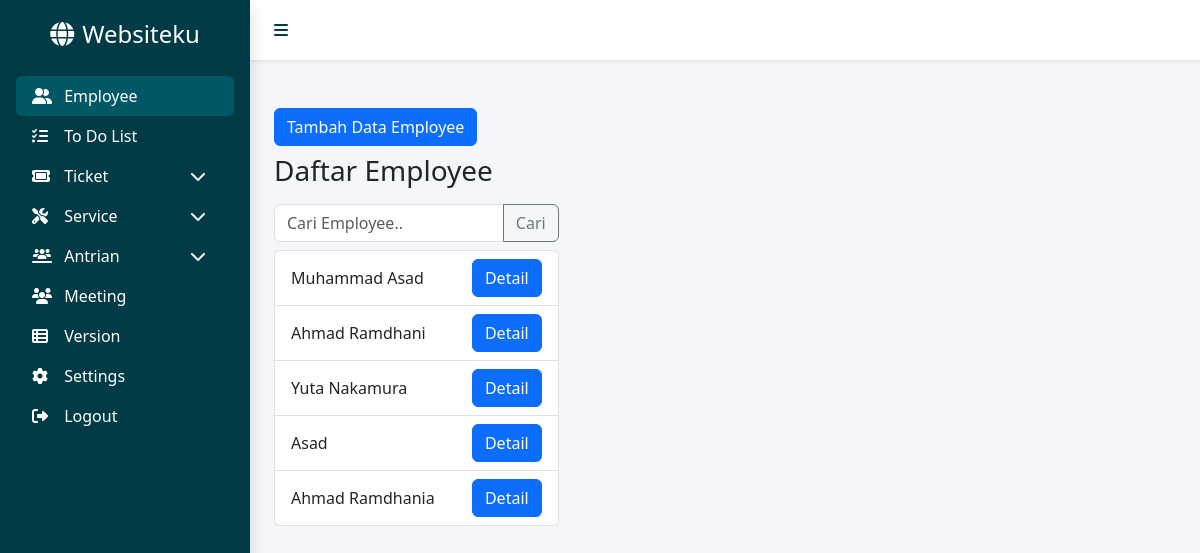
Page /public/employee (signed in) on the committed database.
### tables this page shows
CREATE TABLE `employee` (
  `id` int NOT NULL,
  `nama` varchar(25) NOT NULL,
  `nomor` varchar(25) NOT NULL,
  `pekerjaan` varchar(50) NOT NULL,
  `email` varchar(50) NOT NULL
);

### app/core/Controller.php (called while the page is built, shortened)
<?php
class Controller
{
    public function view($view, $data = [])
    {
        require_once '../app/views/' . $view . '.php';
    }
    public function model($model)
    {
        return new $model;
    }
}

### app/controllers/EmployeeController.php (called while the page is built, shortened)
<?php
class EmployeeController extends Controller
{
    public function index()
    {
        $data['emp'] = $this->model('Employee')->getAllEmployee();
        $data['judul'] = 'Employee';
        $this->view('employee/index', $data);
    }
}

### app/core/App.php (called while the page is built, shortened)
<?php
class App
{
    protected $method = 'index';
    protected $params = [];
    public function __construct()
    {
        $this->controller = new $this->controller;
        call_user_func_array([$this->controller, $this->method], $this->params);
    }
}

### public/index.php (called while the page is built, shortened)
<?php
$app = new App;

### app/core/Database.php (called while the page is built, shortened)
<?php
class Database
{
    private $host = DB_HOST;
    private $user = DB_USER;
    private $pass = DB_PASS;
    private $dbname = DB_NAME;
    private $dbh;
    private $stmt;
    public function __construct()
    {
        $dsn = 'mysql:host=' . $this->host . ';dbname=' . $this->dbname;
        $option = [
            PDO::ATTR_PERSISTENT => true,
            PDO::ATTR_ERRMODE => PDO::ERRMODE_EXCEPTION
        ];
        try {
            $this->dbh = new PDO($dsn, $this->user, $this->pass, $option);
        } catch (PDOException $e) {
            die($e->getMessage());
        }
    }
    public function query($query)
    {
        $this->stmt = $this->dbh->prepare($query);
    }
    public function execute()
    {
        $this->stmt->execute();
    }
    public function resultSet()
    {
        $this->execute();
        return $this->stmt->fetchAll(PDO::FETCH_ASSOC);
    }
}

### app/models/Employee.php (called while the page is built, shortened)
<?php
class Employee
{
    private $table = 'employee';
    private $db;
    public function __construct()
    {
        $this->db = new Database;
    }
    public function getAllEmployee()
    {
        $sql = "SELECT * FROM {$this->table}";
        $this->db->query($sql);
        return $this->db->resultSet();
    }
}

### app/views/employee/index.php (the view, shortened to what this page needs)
<div class="container">
    <div class="row">
        <div class="col-md-4">
            <button type="button" class="btn btn-primary mb-2" data-bs-toggle="modal" data-bs-target="#formModal">
                Tambah Data Employee
            </button>
        </div>
    </div>
    <div class="row">
        <div class="col-md-4">
            <h3 class="mb-3">Daftar Employee</h3>
            <form action="<?= BASEURL; ?>/employee/search" method="POST">
                <div class="input-group mb-2">
                    <input type="text" class="form-control" placeholder="Cari Employee.." name="keyword" id="keyword">
                    <button class="btn btn-outline-secondary" type="submit" id="cariButton">Cari</button>
                </div>
            </form>
        </div>
    </div>
    <div class="row">
        <div class="col-md-4">
            <ul class="list-group">
                <?php foreach ($data['emp'] as $emp): ?>
                    <li class="list-group-item d-flex justify-content-between align-items-center">
                        <?= $emp['nama']; ?>
                        <a href="<?= BASEURL ?>/employee/detail/<?= $emp['id']; ?>" class="btn btn-primary">Detail</a>
                    </li>
                <?php endforeach; ?>
            </ul>
        </div>
    </div>
</div>

### public/css/style.css (style rules this page uses)
body { min-height: 100vh; }

### rows in the picture
employee: nama "Muhammad Asad"
employee: nama "Ahmad Ramdhani"
employee: nama "Yuta Nakamura"
employee: nama "Asad"
employee: nama "Ahmad Ramdhania"
